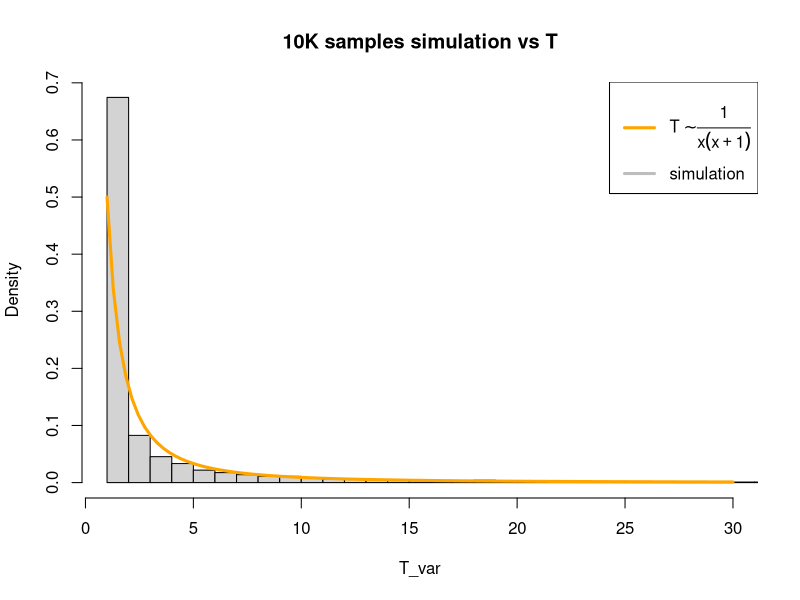

Recreate this plot in R. (Note: this script raises an error after producing the figure.)
## ---- chunk 1
install.packages('foreach')
install.packages('doParallel')
install.packages('dplyr')

library(foreach)
library(iterators)
library(doParallel) 
library(dplyr)
registerDoParallel(cores = detectCores())
## ---- chunk 2
sim <- function(X, steps.base=10, i=1){
    M = length(X)
    steps.now = min(steps.base^i, 1e7)

    y <- matrix(
        runif(steps.now * M), 
        nrow = M)
    trespass = y>X                  # for each row we see which value is over its X
    over = ifelse(
        rowSums(trespass)==0,       # if no trespasses for that row
        0,                          # then it's 0
        max.col(trespass, "first")) # else it's the first of the trespasses

    rm(y, trespass)                 # we clean the memory by releasing unused vectors
    miss.vars = which(over==0)      # we update the missing values
    miss.n = length(miss.vars)                     
    i = i + 1
    if (miss.n != 0) {
    # if there are still missing variables we repeat the process through recursion
        remainder = sim(X = X[miss.vars], i=i) + steps.now
        over[miss.vars] = remainder
    }

    return(over)
}
sim(runif(100))
## ---- chunk 3
T_var = sim(runif(10000))
hist(T_var, 
     breaks = 1:100000, 
     xlim=c(1,30), 
     prob=T,
     main = '10K samples simulation vs T')
curve(1/x/(x+1), 
      col='orange', 
      lwd=3, add=T)
legend('topright', 
       legend=c(
         expression(T %~% frac(1,x*(x+1))),
         'simulation'),
       col=c('orange', 'grey'),
       lwd=3
)
## ---- chunk 4
set.seed(13112221)

M = 10^(2:7)
n.threads = 10
n.simulations = 8
df = data.frame()

for(i in 1:n.simulations) {
    for(m in M) {
        beg <- Sys.time()
        r = foreach(idx=1:n.threads, .combine=c) %dopar% {
            sim(runif(m/n.threads))
        }
        fin<- Sys.time() - beg

        # store results
        row = data.frame(size=m, time=fin, it=i, mean=mean(r), variance=var(r), median=median(r))
        df = rbind(df, row)
    }
}
df
## ---- chunk 5
# read summaries from simulations on Google Colab
df = read.csv('simulations.csv') 
summaries <- df %>%
  group_by(size) %>%
  dplyr::summarize(
    mean_time = mean(time),
    median_time = median(time),
    expected = mean(mean),
    variance = mean(variance),
    median = median(median)
  ) %>%
  as.data.frame()
summaries
## ---- chunk 6
plot(
    summaries[c('size', 'expected')],
    type = "l", 
    log='x',
    lwd=5, 
    col='green', 
    xlab='Population Size', 
    ylab='Mean', 
    main='Mean per size of input')

## ---- chunk 7
plot(
    x = summaries$size,
    y = summaries$median_time,
    type = "l", 
#    log='x',
    lwd=5, 
    col='orange', 
    xlab='Population Size', 
    ylab='time [s]', 
    main='Time per size of input')
curve(x*3.7e-6, lwd=2, add=T, type='l', lty='dotdash', from=min(df$size), to=max(df$size))
legend('topleft',
       legend = c('linear time','simulation time'),
       col = c('black', 'orange'),
       lwd=4)
